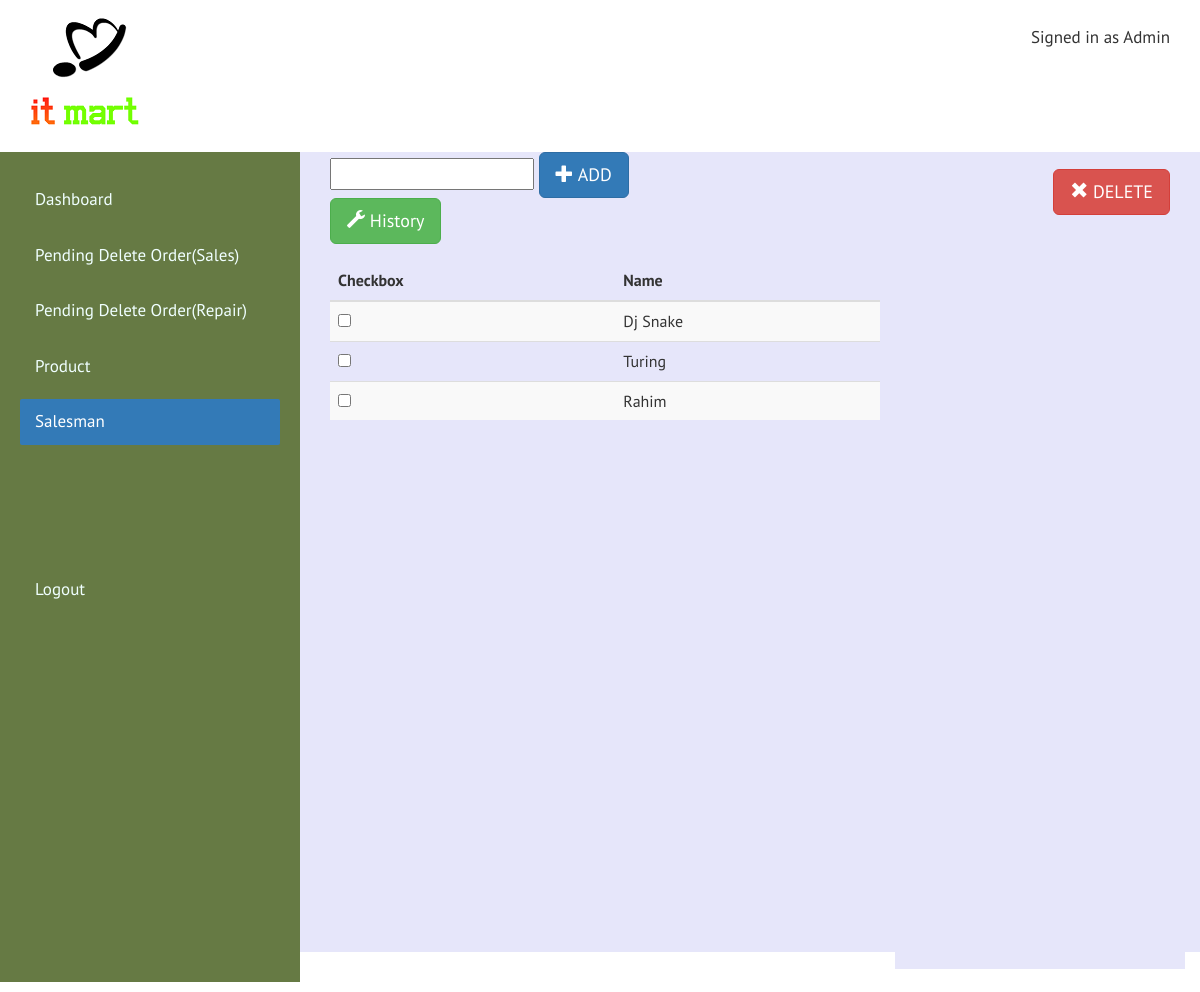
Screenshot of /Admin-portion/salesman.php (signed in) with the database file from the repository.
### tables this page shows
CREATE TABLE IF NOT EXISTS `salesman` (
  `S_id` int(10) NOT NULL,
  `S_name` varchar(15) NOT NULL,
  `status` varchar(10) NOT NULL
);

### Admin-portion/salesman.php (the view, shortened to what this page needs)
<?php
    $result = mysql_query("SELECT `S_name`FROM project.`salesman`WHERE `status`='active' ORDER BY  `S_id`  ");
?>
<html lang="en">
<head>
  <link rel="stylesheet" href="http://maxcdn.bootstrapcdn.com/bootstrap/3.3.5/css/bootstrap.min.css">
    <link href="bootstrap.min.css" rel="stylesheet">
    <link href="admi.css" rel="stylesheet">
</head>
<body >
    <div class="row header container-fluid">
        <div class="col-md-3">
            <img src="logo.png" alt="IT_MART">
        </div>
         <div class="col-md-9">
             <p class="navbar-text">Signed in as Admin
             </p>
            </div>
    </div>
    <div class="container-fluid row section">
            <div class ="col-md-3 sidebar">
             <ul class="nav nav-pills nav-stacked">
                 <li role="presentation" ><a href="admin-first-page.php">Dashboard
                      </a></li>
                 <li role="presentation" ><a href="porder.php">Pending Delete Order(Sales)</a></li>
                  <li role="presentation"><a href="prorder.php">Pending Delete Order(Repair)</a></li>
                 <li role="presentation" ><a href="product.php">Product</a></li>
                   <li role="presentation" class="active" ><a href="salesman.php">Salesman</a></li><br><br><br><br>
                   <li role="presentation" ><a href="logout.php">Logout</a></li>
            </ul>
        </div>
        <div class="col-md-9 content" >
               <form role="form" action="addsalesman.php" method="POST">
                   <div class="col-md-8 content">
    <div class="form-group">
        <input type="text" name="cat_name">
              <button type="submit" class="btn btn-primary btn-lg">
                    <span class="glyphicon glyphicon-plus" ></span>
                  ADD</button></form>
                        <form role="form" action="salesmanhistory.php" method="POST">
                         <button type="submit" class="btn btn-success btn-lg" >
                    <span class="glyphicon glyphicon-wrench" ></span>
                             History</button></form>
      </div>
                     <table class="table table-striped">
    <thead>
      <tr >
         <th>Checkbox</th>
            <th>Name</th>
      </tr>
    </thead>
    <tbody>
        <form action="deletesalesman.php" method="post">
    <?php
            while($row=mysql_fetch_array($result,MYSQL_NUM)){
                echo "<tr>";
            echo "<td><input type=\"checkbox\" name=\"select[]\" value=\"$row[0]-\" id=\"checkbox\"></td>";
          echo "<td>" .$row[0]."</td>";
              echo "</tr>";
              }
?>
    </tbody>
  </table>
</div>
    <div class="col-md-4 content">
              <button type="submit" class="btn btn-danger btn-lg" id="p">
                    <span class="glyphicon glyphicon-remove" ></span>
                        DELETE</button>
      </div>
</body>
</html>

### Admin-portion/admi.css (style rules this page uses)
body { font-family: 'PT Sans', sans-serif; font-size: 17px; line-height: 1.5; }
.sidebar { background: #667A44; padding: 0px; }
.content { background: #E6E6FA; min-height: 600px; }
.header>div.col-md-9>.navbar-text { float: right; font-size: 17px; line-height: 25px; }
#p { float: right; margin-top: 0px; }
.header { padding-bottom: 10px; padding-top: 0px; }
.sidebar>ul { margin: 15px 20px; height: 100%; }
.sidebar>ul>li { margin: 10px 0px; }
.row { margin-top: 10px; margin-bottom: 10px; }
.nav>li a { -webkit-transition: 0.4s; -os-transition:0.4s; transition: 0.4s; color: azure; }
.content { height: 100%; min-height: 600px; }
.nav-pills>li>a { border-radius: 2px; }

### rows the page displays
salesman: S_name "Dj Snake"
salesman: S_name "Turing"
salesman: S_name "Rahim"
